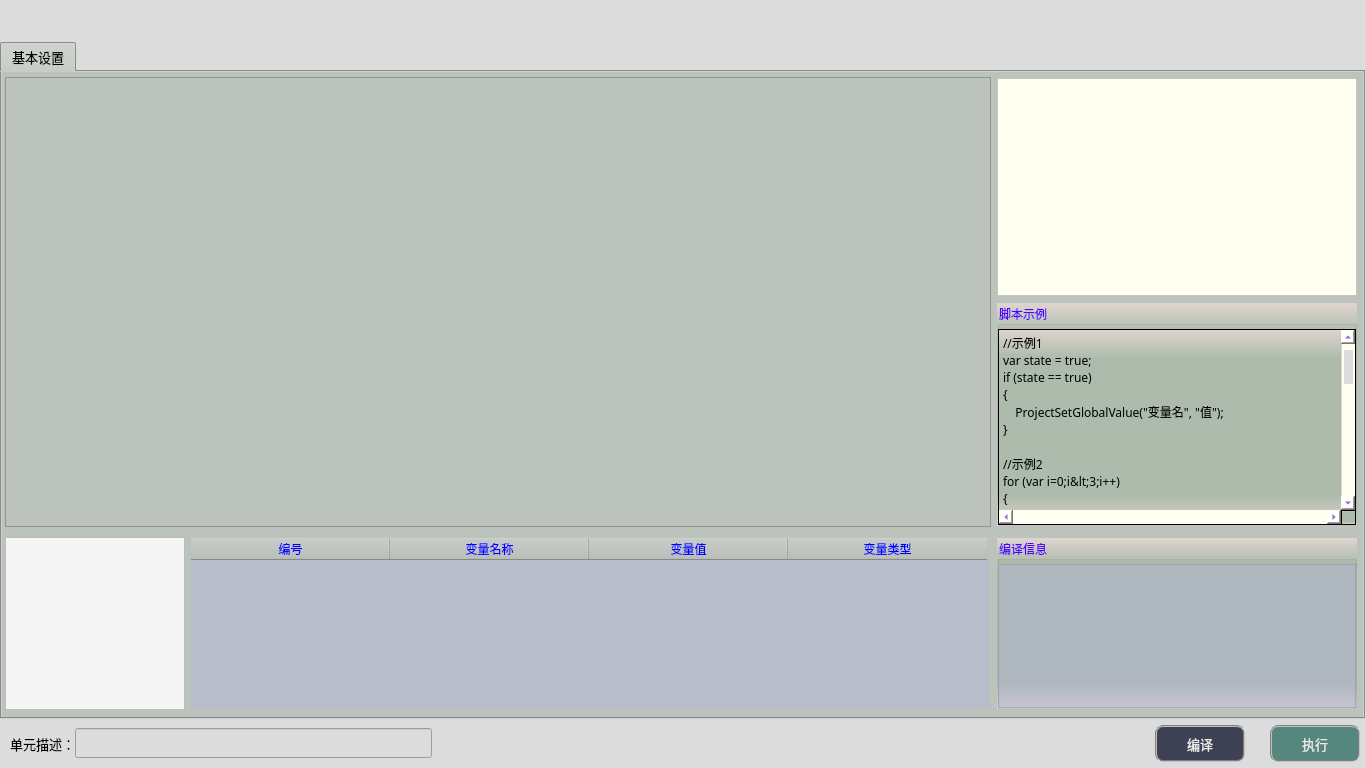
<?xml version="1.0" encoding="UTF-8"?>
<ui version="4.0">
 <class>frmScriptEditClass</class>
 <widget class="QDialog" name="frmScriptEditClass">
  <property name="geometry">
   <rect>
    <x>0</x>
    <y>0</y>
    <width>1366</width>
    <height>768</height>
   </rect>
  </property>
  <property name="sizePolicy">
   <sizepolicy hsizetype="Fixed" vsizetype="Fixed">
    <horstretch>0</horstretch>
    <verstretch>0</verstretch>
   </sizepolicy>
  </property>
  <property name="minimumSize">
   <size>
    <width>1366</width>
    <height>768</height>
   </size>
  </property>
  <property name="maximumSize">
   <size>
    <width>1366</width>
    <height>768</height>
   </size>
  </property>
  <property name="windowTitle">
   <string>脚本编辑</string>
  </property>
  <property name="styleSheet">
   <string notr="true">background-color: rgb(220, 220, 220);</string>
  </property>
  <layout class="QGridLayout" name="gridLayout">
   <property name="leftMargin">
    <number>0</number>
   </property>
   <property name="topMargin">
    <number>0</number>
   </property>
   <property name="rightMargin">
    <number>0</number>
   </property>
   <property name="bottomMargin">
    <number>0</number>
   </property>
   <property name="spacing">
    <number>1</number>
   </property>
   <item row="1" column="0">
    <widget class="QTabWidget" name="tabWidget">
     <property name="sizePolicy">
      <sizepolicy hsizetype="Expanding" vsizetype="Expanding">
       <horstretch>0</horstretch>
       <verstretch>0</verstretch>
      </sizepolicy>
     </property>
     <property name="minimumSize">
      <size>
       <width>450</width>
       <height>550</height>
      </size>
     </property>
     <property name="maximumSize">
      <size>
       <width>16777215</width>
       <height>16777215</height>
      </size>
     </property>
     <property name="font">
      <font>
       <family>微软雅黑</family>
       <pointsize>10</pointsize>
      </font>
     </property>
     <property name="styleSheet">
      <string notr="true">background-color: #bcc2bc;</string>
     </property>
     <property name="currentIndex">
      <number>0</number>
     </property>
     <widget class="QWidget" name="tab">
      <attribute name="title">
       <string>基本设置</string>
      </attribute>
      <layout class="QGridLayout" name="gridLayout_2">
       <property name="leftMargin">
        <number>3</number>
       </property>
       <property name="topMargin">
        <number>5</number>
       </property>
       <property name="rightMargin">
        <number>3</number>
       </property>
       <property name="bottomMargin">
        <number>3</number>
       </property>
       <item row="0" column="2">
        <layout class="QVBoxLayout" name="verticalLayout">
         <item>
          <widget class="QFrame" name="ToolTreeFrame">
           <property name="sizePolicy">
            <sizepolicy hsizetype="Fixed" vsizetype="Fixed">
             <horstretch>0</horstretch>
             <verstretch>0</verstretch>
            </sizepolicy>
           </property>
           <property name="minimumSize">
            <size>
             <width>360</width>
             <height>218</height>
            </size>
           </property>
           <property name="maximumSize">
            <size>
             <width>360</width>
             <height>218</height>
            </size>
           </property>
           <property name="font">
            <font>
             <family>Arial</family>
             <pointsize>11</pointsize>
            </font>
           </property>
           <property name="styleSheet">
            <string notr="true">QWidget{ 
        background-color: rgb(255, 255, 242);
}
QTreeView::item::selected{
        background-color:#96B5A8;
} 
QScrollBar:vertical{ 
		background:#FFFFF2;
		padding-top:20px;
		padding-bottom:20px;
		padding-left:2px;
		padding-right:2px;
		border-left:1px solid #d7d7d7;}
QScrollBar::handle:vertical{
		background:#dbdbdb;
		border-radius:6px;
		min-height:20px;}
QScrollBar::handle:vertical:hover{
		background:#d0d0d0;}
QScrollBar::add-line:vertical{
		background:url(:/resource/down.png) center no-repeat;}
QScrollBar::sub-line:vertical{
		background:url(:/resource/up.png) center no-repeat;}
QScrollBar:horizontal{ 
		background:#FFFFF2;
		padding-top:20px;
		padding-bottom:20px;
		padding-left:2px;
		padding-right:2px;
		border-left:1px solid #d7d7d7;}
QScrollBar::handle:horizontal{
		background:#dbdbdb;
		border-radius:6px;
		min-height:20px;}
QScrollBar::handle:horizontal:hover{
		background:#d0d0d0;}
QScrollBar::add-line:horizontal{
		background:url(:/resource/right.png) center no-repeat;}
QScrollBar::sub-line:horizontal{
		background:url(:/resource/left.png) center no-repeat;}</string>
           </property>
           <property name="frameShape">
            <enum>QFrame::StyledPanel</enum>
           </property>
           <property name="frameShadow">
            <enum>QFrame::Raised</enum>
           </property>
           <property name="lineWidth">
            <number>1</number>
           </property>
          </widget>
         </item>
         <item>
          <widget class="QGroupBox" name="groupBox">
           <property name="sizePolicy">
            <sizepolicy hsizetype="Fixed" vsizetype="Fixed">
             <horstretch>0</horstretch>
             <verstretch>0</verstretch>
            </sizepolicy>
           </property>
           <property name="minimumSize">
            <size>
             <width>360</width>
             <height>223</height>
            </size>
           </property>
           <property name="maximumSize">
            <size>
             <width>360</width>
             <height>223</height>
            </size>
           </property>
           <property name="font">
            <font>
             <family>微软雅黑</family>
             <pointsize>9</pointsize>
            </font>
           </property>
           <property name="styleSheet">
            <string notr="true">background-color: qlineargradient(x1:0, y1:0, x2:0, y2:1, stop:0 #dfd5cf, stop: 0.15 #acbbac, stop: 0.85 #acbbac,stop:1 #dfd5cf);
color: rgb(85, 0, 255);</string>
           </property>
           <property name="title">
            <string>脚本示例</string>
           </property>
           <widget class="QPlainTextEdit" name="plainTextExample">
            <property name="geometry">
             <rect>
              <x>1</x>
              <y>26</y>
              <width>358</width>
              <height>196</height>
             </rect>
            </property>
            <property name="sizePolicy">
             <sizepolicy hsizetype="Fixed" vsizetype="Fixed">
              <horstretch>0</horstretch>
              <verstretch>0</verstretch>
             </sizepolicy>
            </property>
            <property name="minimumSize">
             <size>
              <width>358</width>
              <height>196</height>
             </size>
            </property>
            <property name="maximumSize">
             <size>
              <width>358</width>
              <height>196</height>
             </size>
            </property>
            <property name="font">
             <font>
              <family>微软雅黑</family>
              <pointsize>9</pointsize>
             </font>
            </property>
            <property name="styleSheet">
             <string notr="true">QPlainTextEdit {color: rgb(0, 0, 0);}
QScrollBar:vertical{ 
		background:#FFFFF2;
		padding-top:20px;
		padding-bottom:20px;
		padding-left:2px;
		padding-right:2px;
		border-left:1px solid #d7d7d7;}
QScrollBar::handle:vertical{
		background:#dbdbdb;
		border-radius:6px;
		min-height:20px;}
QScrollBar::handle:vertical:hover{
		background:#d0d0d0;}
QScrollBar::add-line:vertical{
		background:url(:/resource/down.png) center no-repeat;}
QScrollBar::sub-line:vertical{
		background:url(:/resource/up.png) center no-repeat;}
QScrollBar:horizontal{ 
		background:#FFFFF2;
		padding-top:20px;
		padding-bottom:20px;
		padding-left:2px;
		padding-right:2px;
		border-left:1px solid #d7d7d7;}
QScrollBar::handle:horizontal{
		background:#dbdbdb;
		border-radius:6px;
		min-height:20px;}
QScrollBar::handle:horizontal:hover{
		background:#d0d0d0;}
QScrollBar::add-line:horizontal{
		background:url(:/resource/right.png) center no-repeat;}
QScrollBar::sub-line:horizontal{
		background:url(:/resource/left.png) center no-repeat;}</string>
            </property>
            <property name="verticalScrollBarPolicy">
             <enum>Qt::ScrollBarAsNeeded</enum>
            </property>
            <property name="horizontalScrollBarPolicy">
             <enum>Qt::ScrollBarAsNeeded</enum>
            </property>
            <property name="lineWrapMode">
             <enum>QPlainTextEdit::NoWrap</enum>
            </property>
            <property name="readOnly">
             <bool>true</bool>
            </property>
            <property name="plainText">
             <string>//示例1
var state = true;
if (state == true)
{
    ProjectSetGlobalValue(&quot;变量名&quot;, &quot;值&quot;);
}

//示例2
for (var i=0;i&lt;3;i++)
{
    LogInfo(GetCurrentTime());
}

//示例3（数组类型）
var array= ProjectGetGlobalValue(&quot;变量名&quot;);
var count = GetArraySize(array);
for (var i=0;i&lt;count;i++)
{
    LogInfo(ConvertToArrayFloat(array, i));
}

//示例4（QPoint或cv::Point类型）
var p = ProjectGetGlobalValue(&quot;变量名&quot;);
var p_x = ConvertToPoint(p, &quot;x&quot;);
var p_y = ConvertToPoint(p, &quot;y&quot;);

//示例5（QPointF或cv::Point2f类型）
var p2f = ProjectGetGlobalValue(&quot;变量名&quot;);
var p2f_x = ConvertToPoint2f(p2f, &quot;x&quot;);
var p2f_y = ConvertToPoint2f(p2f, &quot;y&quot;);

//示例6（cv::Point3f类型）
var p3f = ProjectGetGlobalValue(&quot;变量名&quot;);
var p3f_x = ConvertToPoint3f(p3f, &quot;x&quot;);
var p3f_y = ConvertToPoint3f(p3f, &quot;y&quot;);
var p3f_z = ConvertToPoint3f(p3f, &quot;z&quot;);

//示例7（cv::Point3d类型）
var p3d = ProjectGetGlobalValue(&quot;变量名&quot;);
var p3d_x = ConvertToPoint3d(p3d, &quot;x&quot;);
var p3d_y = ConvertToPoint3d(p3d, &quot;y&quot;);
var p3d_z = ConvertToPoint3d(p3d, &quot;z&quot;);

//示例8（Float[]类型）
var array_float = ProjectGetGlobalValue(&quot;变量名&quot;);
var f_element = ConvertToArrayFloat(array_float, 0);  //0表示获取数组索引0位置的值

//示例9（Double[]或vector&lt;Double&gt;类型）
var array_double = ProjectGetGlobalValue(&quot;变量名&quot;);
var d_element = ConvertToArrayDouble(array_double, 0);  //0表示获取数组索引0位置的值

//示例10（vector&lt;QString&gt;类型）
var code = GetFlowToolValue(&quot;条形码识别.条形码&quot;);
var str = ConvertToArrayQString(code, 0);  //0表示获取数组索引0位置的值

//示例11（vector&lt;cv::Point2f&gt;类型）
var center_points = GetFlowToolValue(&quot;轮廓特征选择.重心&quot;);
var p1_x = ConvertToArrayCvPoint2f(center_points,0, &quot;x&quot;);  //0表示获取数组索引0位置的值
var p1_y = ConvertToArrayCvPoint2f(center_points,0, &quot;y&quot;);  //0表示获取数组索引0位置的值

//示例12（QVector&lt;Bool&gt;类型）
var input = GetFlowToolValue(&quot;通用I/O.输入点&quot;);
var state = ConvertToArrayBool(input, 0);  //0表示获取数组索引0位置的值

//示例13（QVector&lt;int&gt;类型）
var plc = GetFlowToolValue(&quot;PLC通信.寄存器读取数据&quot;);
var data = ConvertToArrayInt(plc, 0);  //0表示获取数组索引0位置的值
</string>
            </property>
            <property name="overwriteMode">
             <bool>false</bool>
            </property>
            <property name="backgroundVisible">
             <bool>false</bool>
            </property>
           </widget>
          </widget>
         </item>
        </layout>
       </item>
       <item row="0" column="0" colspan="2">
        <widget class="CodeEditor" name="plainTextEdit">
         <property name="sizePolicy">
          <sizepolicy hsizetype="Fixed" vsizetype="Fixed">
           <horstretch>0</horstretch>
           <verstretch>0</verstretch>
          </sizepolicy>
         </property>
         <property name="minimumSize">
          <size>
           <width>986</width>
           <height>450</height>
          </size>
         </property>
         <property name="maximumSize">
          <size>
           <width>986</width>
           <height>450</height>
          </size>
         </property>
         <property name="font">
          <font>
           <family>微软雅黑</family>
           <pointsize>10</pointsize>
          </font>
         </property>
         <property name="styleSheet">
          <string notr="true"/>
         </property>
         <property name="verticalScrollBarPolicy">
          <enum>Qt::ScrollBarAsNeeded</enum>
         </property>
         <property name="horizontalScrollBarPolicy">
          <enum>Qt::ScrollBarAsNeeded</enum>
         </property>
         <property name="lineWrapMode">
          <enum>QPlainTextEdit::NoWrap</enum>
         </property>
        </widget>
       </item>
       <item row="1" column="0" rowspan="2">
        <widget class="QListView" name="listProcess">
         <property name="sizePolicy">
          <sizepolicy hsizetype="Fixed" vsizetype="Fixed">
           <horstretch>0</horstretch>
           <verstretch>0</verstretch>
          </sizepolicy>
         </property>
         <property name="minimumSize">
          <size>
           <width>180</width>
           <height>173</height>
          </size>
         </property>
         <property name="maximumSize">
          <size>
           <width>180</width>
           <height>173</height>
          </size>
         </property>
         <property name="font">
          <font>
           <family>微软雅黑</family>
           <pointsize>9</pointsize>
          </font>
         </property>
         <property name="styleSheet">
          <string notr="true">QWidget{color: rgba(45, 45, 35, 230);background-color: rgb(245, 245, 245);}
QScrollBar:vertical{ 
		background:#FFFFF2;
		padding-top:20px;
		padding-bottom:20px;
		padding-left:2px;
		padding-right:2px;
		border-left:1px solid #d7d7d7;}
QScrollBar::handle:vertical{
		background:#dbdbdb;
		border-radius:6px;
		min-height:20px;}
QScrollBar::handle:vertical:hover{
		background:#d0d0d0;}
QScrollBar::add-line:vertical{
		background:url(:/res/ico/down.png) center no-repeat;}
QScrollBar::sub-line:vertical{
		background:url(:/res/ico/up.png) center no-repeat;}
QScrollBar:horizontal{ 
		background:#FFFFF2;
		padding-top:20px;
		padding-bottom:20px;
		padding-left:2px;
		padding-right:2px;
		border-left:1px solid #d7d7d7;}
QScrollBar::handle:horizontal{
		background:#dbdbdb;
		border-radius:6px;
		min-height:20px;}
QScrollBar::handle:horizontal:hover{
		background:#d0d0d0;}
QScrollBar::add-line:horizontal{
		background:url(:/res/ico/right.png) center no-repeat;}
QScrollBar::sub-line:horizontal{
		background:url(:/res/ico/left.png) center no-repeat;}</string>
         </property>
        </widget>
       </item>
       <item row="1" column="2" rowspan="2">
        <widget class="QGroupBox" name="groupC3">
         <property name="sizePolicy">
          <sizepolicy hsizetype="Fixed" vsizetype="Fixed">
           <horstretch>0</horstretch>
           <verstretch>0</verstretch>
          </sizepolicy>
         </property>
         <property name="minimumSize">
          <size>
           <width>360</width>
           <height>171</height>
          </size>
         </property>
         <property name="maximumSize">
          <size>
           <width>360</width>
           <height>171</height>
          </size>
         </property>
         <property name="font">
          <font>
           <family>微软雅黑</family>
           <pointsize>9</pointsize>
           <weight>50</weight>
           <bold>false</bold>
          </font>
         </property>
         <property name="styleSheet">
          <string notr="true">background-color: qlineargradient(x1:0, y1:0, x2:0, y2:1, stop:0 #dfd5cf, stop: 0.15 #acbbac, stop: 0.85 #acbbac,stop:1 #dfd5cf);
color: rgb(85, 0, 255);</string>
         </property>
         <property name="title">
          <string>编译信息</string>
         </property>
         <widget class="QTextEdit" name="txtMsg">
          <property name="geometry">
           <rect>
            <x>1</x>
            <y>26</y>
            <width>358</width>
            <height>144</height>
           </rect>
          </property>
          <property name="font">
           <font>
            <family>微软雅黑</family>
           </font>
          </property>
          <property name="styleSheet">
           <string notr="true">QTextEdit         
{
    background-color: rgba(180, 180, 215,120);    
    gridline-color: rgba(220, 220, 255,255);
    color: rgba(20, 20, 20,200);
}
QScrollBar:vertical{ 
		background:#FFFFF2;
		padding-top:20px;
		padding-bottom:20px;
		padding-left:2px;
		padding-right:2px;
		border-left:1px solid #d7d7d7;}
QScrollBar::handle:vertical{
		background:#dbdbdb;
		border-radius:6px;
		min-height:20px;}
QScrollBar::handle:vertical:hover{
		background:#d0d0d0;}
QScrollBar::add-line:vertical{
		background:url(:/resource/down.png) center no-repeat;}
QScrollBar::sub-line:vertical{
		background:url(:/resource/up.png) center no-repeat;}
QScrollBar:horizontal{ 
		background:#FFFFF2;
		padding-top:20px;
		padding-bottom:20px;
		padding-left:2px;
		padding-right:2px;
		border-left:1px solid #d7d7d7;}
QScrollBar::handle:horizontal{
		background:#dbdbdb;
		border-radius:6px;
		min-height:20px;}
QScrollBar::handle:horizontal:hover{
		background:#d0d0d0;}
QScrollBar::add-line:horizontal{
		background:url(:/resource/right.png) center no-repeat;}
QScrollBar::sub-line:horizontal{
		background:url(:/resource/left.png) center no-repeat;}</string>
          </property>
          <property name="readOnly">
           <bool>true</bool>
          </property>
         </widget>
        </widget>
       </item>
       <item row="1" column="1" rowspan="2">
        <widget class="QTableWidget" name="tableWidget">
         <property name="sizePolicy">
          <sizepolicy hsizetype="Fixed" vsizetype="Fixed">
           <horstretch>0</horstretch>
           <verstretch>0</verstretch>
          </sizepolicy>
         </property>
         <property name="minimumSize">
          <size>
           <width>799</width>
           <height>171</height>
          </size>
         </property>
         <property name="maximumSize">
          <size>
           <width>799</width>
           <height>171</height>
          </size>
         </property>
         <property name="font">
          <font>
           <family>微软雅黑</family>
          </font>
         </property>
         <property name="styleSheet">
          <string notr="true">QTableWidget          
{
    background-color: rgba(180, 180, 215,120);   
    border:none;
    gridline-color: rgba(220, 220, 255,255);
    color: rgba(20, 20, 20,200);
}
QTableWidget::item::selected
{   
    background-color: rgba(180, 180, 215,255); 
}
QHeaderView::section
{
    color: blue;
}
QScrollBar:vertical{ 
		background:#FFFFF2;
		padding-top:20px;
		padding-bottom:20px;
		padding-left:2px;
		padding-right:2px;
		border-left:1px solid #d7d7d7;}
QScrollBar::handle:vertical{
		background:#dbdbdb;
		border-radius:6px;
		min-height:20px;}
QScrollBar::handle:vertical:hover{
		background:#d0d0d0;}
QScrollBar::add-line:vertical{
		background:url(:/resource/down.png) center no-repeat;}
QScrollBar::sub-line:vertical{
		background:url(:/resource/up.png) center no-repeat;}
QScrollBar:horizontal{ 
		background:#FFFFF2;
		padding-top:20px;
		padding-bottom:20px;
		padding-left:2px;
		padding-right:2px;
		border-left:1px solid #d7d7d7;}
QScrollBar::handle:horizontal{
		background:#dbdbdb;
		border-radius:6px;
		min-height:20px;}
QScrollBar::handle:horizontal:hover{
		background:#d0d0d0;}
QScrollBar::add-line:horizontal{
		background:url(:/resource/right.png) center no-repeat;}
QScrollBar::sub-line:horizontal{
		background:url(:/resource/left.png) center no-repeat;}</string>
         </property>
         <property name="horizontalScrollBarPolicy">
          <enum>Qt::ScrollBarAsNeeded</enum>
         </property>
         <property name="gridStyle">
          <enum>Qt::DashLine</enum>
         </property>
         <attribute name="horizontalHeaderDefaultSectionSize">
          <number>199</number>
         </attribute>
         <column>
          <property name="text">
           <string>编号</string>
          </property>
          <property name="font">
           <font>
            <family>微软雅黑</family>
            <pointsize>9</pointsize>
           </font>
          </property>
         </column>
         <column>
          <property name="text">
           <string>变量名称</string>
          </property>
          <property name="font">
           <font>
            <family>微软雅黑</family>
            <pointsize>9</pointsize>
           </font>
          </property>
         </column>
         <column>
          <property name="text">
           <string>变量值</string>
          </property>
          <property name="font">
           <font>
            <family>微软雅黑</family>
            <pointsize>9</pointsize>
           </font>
          </property>
         </column>
         <column>
          <property name="text">
           <string>变量类型</string>
          </property>
          <property name="font">
           <font>
            <family>微软雅黑</family>
            <pointsize>9</pointsize>
           </font>
          </property>
         </column>
        </widget>
       </item>
      </layout>
     </widget>
    </widget>
   </item>
   <item row="0" column="0">
    <spacer name="verticalSpacer_2">
     <property name="orientation">
      <enum>Qt::Vertical</enum>
     </property>
     <property name="sizeType">
      <enum>QSizePolicy::Fixed</enum>
     </property>
     <property name="sizeHint" stdset="0">
      <size>
       <width>20</width>
       <height>42</height>
      </size>
     </property>
    </spacer>
   </item>
   <item row="2" column="0">
    <spacer name="verticalSpacer_4">
     <property name="orientation">
      <enum>Qt::Vertical</enum>
     </property>
     <property name="sizeType">
      <enum>QSizePolicy::Fixed</enum>
     </property>
     <property name="sizeHint" stdset="0">
      <size>
       <width>20</width>
       <height>5</height>
      </size>
     </property>
    </spacer>
   </item>
   <item row="3" column="0" colspan="2">
    <layout class="QHBoxLayout" name="horizontalLayout">
     <property name="spacing">
      <number>0</number>
     </property>
     <property name="bottomMargin">
      <number>6</number>
     </property>
     <item>
      <spacer name="horizontalSpacer">
       <property name="orientation">
        <enum>Qt::Horizontal</enum>
       </property>
       <property name="sizeType">
        <enum>QSizePolicy::Fixed</enum>
       </property>
       <property name="sizeHint" stdset="0">
        <size>
         <width>10</width>
         <height>20</height>
        </size>
       </property>
      </spacer>
     </item>
     <item>
      <widget class="QLabel" name="label_3">
       <property name="sizePolicy">
        <sizepolicy hsizetype="Fixed" vsizetype="Fixed">
         <horstretch>0</horstretch>
         <verstretch>0</verstretch>
        </sizepolicy>
       </property>
       <property name="maximumSize">
        <size>
         <width>83</width>
         <height>25</height>
        </size>
       </property>
       <property name="font">
        <font>
         <family>微软雅黑</family>
         <pointsize>10</pointsize>
        </font>
       </property>
       <property name="styleSheet">
        <string notr="true">background-color: rgba(255, 255, 255, 0);</string>
       </property>
       <property name="text">
        <string>单元描述：</string>
       </property>
      </widget>
     </item>
     <item>
      <widget class="QLineEdit" name="txtDescribe">
       <property name="sizePolicy">
        <sizepolicy hsizetype="Fixed" vsizetype="Fixed">
         <horstretch>0</horstretch>
         <verstretch>0</verstretch>
        </sizepolicy>
       </property>
       <property name="minimumSize">
        <size>
         <width>357</width>
         <height>30</height>
        </size>
       </property>
       <property name="maximumSize">
        <size>
         <width>16777215</width>
         <height>30</height>
        </size>
       </property>
       <property name="font">
        <font>
         <family>微软雅黑</family>
         <pointsize>10</pointsize>
        </font>
       </property>
      </widget>
     </item>
     <item>
      <spacer name="horizontalSpacer_8">
       <property name="orientation">
        <enum>Qt::Horizontal</enum>
       </property>
       <property name="sizeHint" stdset="0">
        <size>
         <width>40</width>
         <height>20</height>
        </size>
       </property>
      </spacer>
     </item>
     <item>
      <widget class="QPushButton" name="btnCompile">
       <property name="minimumSize">
        <size>
         <width>90</width>
         <height>37</height>
        </size>
       </property>
       <property name="font">
        <font>
         <family>微软雅黑</family>
         <pointsize>10</pointsize>
        </font>
       </property>
       <property name="styleSheet">
        <string notr="true">QWidget{ background-color: rgba(19, 22, 47, 200);}
QWidget{ color: rgb(235, 235, 235);}
QWidget{ border: 2px groove gray;border-radius: 8px;padding: 2px 4px;}
QPushButton:hover{ background-color: rgb(19, 22, 77);}
QPushButton:pressed{background-color: rgb(19, 22, 127);}</string>
       </property>
       <property name="text">
        <string>编译</string>
       </property>
      </widget>
     </item>
     <item>
      <spacer name="horizontalSpacer_3">
       <property name="orientation">
        <enum>Qt::Horizontal</enum>
       </property>
       <property name="sizeType">
        <enum>QSizePolicy::Fixed</enum>
       </property>
       <property name="sizeHint" stdset="0">
        <size>
         <width>25</width>
         <height>20</height>
        </size>
       </property>
      </spacer>
     </item>
     <item>
      <widget class="QPushButton" name="btnExecute">
       <property name="minimumSize">
        <size>
         <width>90</width>
         <height>37</height>
        </size>
       </property>
       <property name="font">
        <font>
         <family>微软雅黑</family>
         <pointsize>10</pointsize>
        </font>
       </property>
       <property name="styleSheet">
        <string notr="true">QWidget{ background-color: rgb(85, 135, 127);}
QWidget{ color: rgb(235, 235, 235);}
QWidget{ border: 2px groove gray;border-radius: 8px;padding: 2px 4px;}
QPushButton:hover{ background-color: rgb(85, 155, 127);}
QPushButton:pressed{background-color: rgb(85, 175, 127);}</string>
       </property>
       <property name="text">
        <string>执行</string>
       </property>
      </widget>
     </item>
     <item>
      <spacer name="horizontalSpacer_2">
       <property name="orientation">
        <enum>Qt::Horizontal</enum>
       </property>
       <property name="sizeType">
        <enum>QSizePolicy::Fixed</enum>
       </property>
       <property name="sizeHint" stdset="0">
        <size>
         <width>6</width>
         <height>20</height>
        </size>
       </property>
      </spacer>
     </item>
    </layout>
   </item>
  </layout>
 </widget>
 <layoutdefault spacing="6" margin="11"/>
 <customwidgets>
  <customwidget>
   <class>CodeEditor</class>
   <extends>QPlainTextEdit</extends>
   <header>codeeditor.h</header>
  </customwidget>
 </customwidgets>
 <resources>
  <include location="sub_res.qrc"/>
 </resources>
 <connections/>
</ui>
